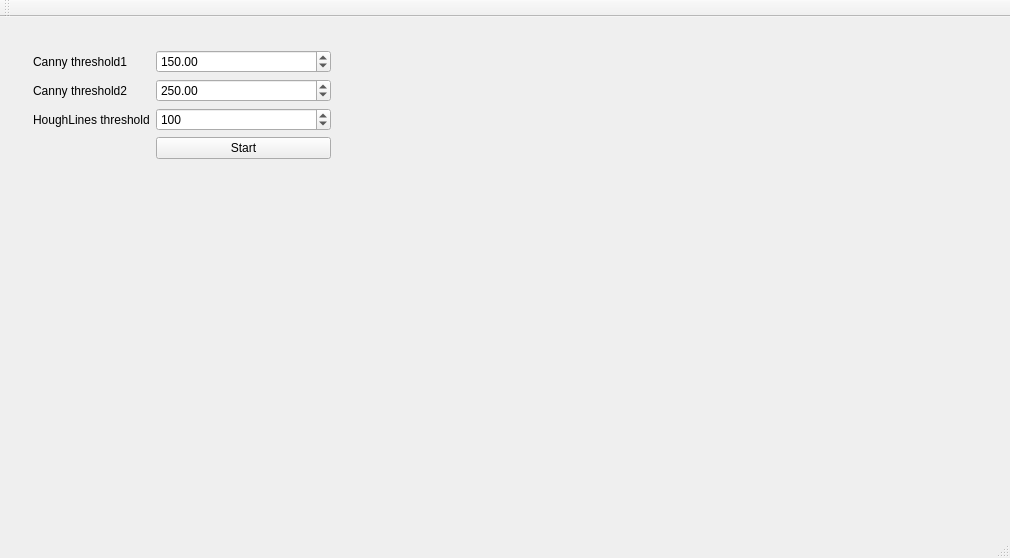
<?xml version="1.0" encoding="UTF-8"?>
<ui version="4.0">
 <class>MainWindow</class>
 <widget class="QMainWindow" name="MainWindow">
  <property name="geometry">
   <rect>
    <x>0</x>
    <y>0</y>
    <width>1002</width>
    <height>558</height>
   </rect>
  </property>
  <property name="windowTitle">
   <string>MainWindow</string>
  </property>
  <widget class="QWidget" name="centralWidget">
   <layout class="QHBoxLayout" name="horizontalLayout">
    <item>
     <widget class="QWidget" name="widget_4" native="true">
      <layout class="QVBoxLayout" name="verticalLayout">
       <item>
        <widget class="QWidget" name="widget_2" native="true">
         <layout class="QFormLayout" name="formLayout">
          <item row="0" column="0">
           <widget class="QLabel" name="label">
            <property name="text">
             <string>Canny threshold1</string>
            </property>
           </widget>
          </item>
          <item row="2" column="0">
           <widget class="QLabel" name="label_2">
            <property name="text">
             <string>Canny threshold2</string>
            </property>
           </widget>
          </item>
          <item row="2" column="1">
           <widget class="QDoubleSpinBox" name="doubleSpinBox_threshold2">
            <property name="maximum">
             <double>1000.000000000000000</double>
            </property>
            <property name="singleStep">
             <double>20.000000000000000</double>
            </property>
            <property name="value">
             <double>250.000000000000000</double>
            </property>
           </widget>
          </item>
          <item row="0" column="1">
           <widget class="QDoubleSpinBox" name="doubleSpinBox_threshold1">
            <property name="maximum">
             <double>1000.000000000000000</double>
            </property>
            <property name="singleStep">
             <double>20.000000000000000</double>
            </property>
            <property name="value">
             <double>150.000000000000000</double>
            </property>
           </widget>
          </item>
          <item row="4" column="1">
           <widget class="QPushButton" name="pushButton">
            <property name="text">
             <string>Start</string>
            </property>
           </widget>
          </item>
          <item row="5" column="1">
           <spacer name="verticalSpacer">
            <property name="orientation">
             <enum>Qt::Vertical</enum>
            </property>
            <property name="sizeHint" stdset="0">
             <size>
              <width>20</width>
              <height>40</height>
             </size>
            </property>
           </spacer>
          </item>
          <item row="3" column="1">
           <widget class="QSpinBox" name="spinBox_hl">
            <property name="minimum">
             <number>1</number>
            </property>
            <property name="maximum">
             <number>1000</number>
            </property>
            <property name="singleStep">
             <number>10</number>
            </property>
            <property name="value">
             <number>100</number>
            </property>
           </widget>
          </item>
          <item row="3" column="0">
           <widget class="QLabel" name="label_3">
            <property name="text">
             <string>HoughLines threshold</string>
            </property>
           </widget>
          </item>
         </layout>
        </widget>
       </item>
       <item>
        <widget class="Pintor" name="widget_canny" native="true">
         <property name="minimumSize">
          <size>
           <width>320</width>
           <height>240</height>
          </size>
         </property>
         <property name="maximumSize">
          <size>
           <width>320</width>
           <height>240</height>
          </size>
         </property>
        </widget>
       </item>
      </layout>
     </widget>
    </item>
    <item>
     <widget class="Pintor" name="widget" native="true">
      <property name="minimumSize">
       <size>
        <width>640</width>
        <height>480</height>
       </size>
      </property>
      <property name="maximumSize">
       <size>
        <width>640</width>
        <height>480</height>
       </size>
      </property>
      <layout class="QGridLayout" name="gridLayout"/>
     </widget>
    </item>
   </layout>
  </widget>
  <widget class="QMenuBar" name="menuBar">
   <property name="geometry">
    <rect>
     <x>0</x>
     <y>0</y>
     <width>1002</width>
     <height>25</height>
    </rect>
   </property>
  </widget>
  <widget class="QToolBar" name="mainToolBar">
   <attribute name="toolBarArea">
    <enum>TopToolBarArea</enum>
   </attribute>
   <attribute name="toolBarBreak">
    <bool>false</bool>
   </attribute>
  </widget>
  <widget class="QStatusBar" name="statusBar"/>
 </widget>
 <layoutdefault spacing="6" margin="11"/>
 <customwidgets>
  <customwidget>
   <class>Pintor</class>
   <extends>QWidget</extends>
   <header location="global">pintor.h</header>
   <container>1</container>
  </customwidget>
 </customwidgets>
 <resources/>
 <connections/>
</ui>
